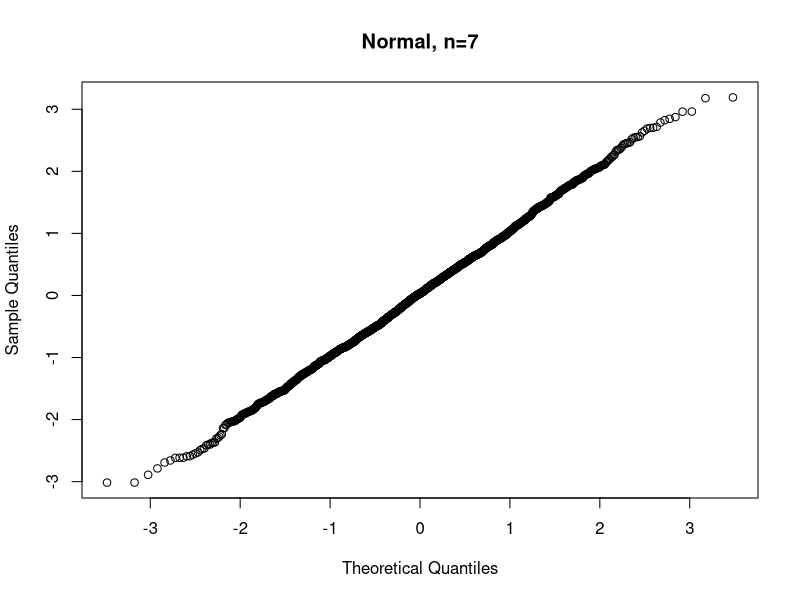
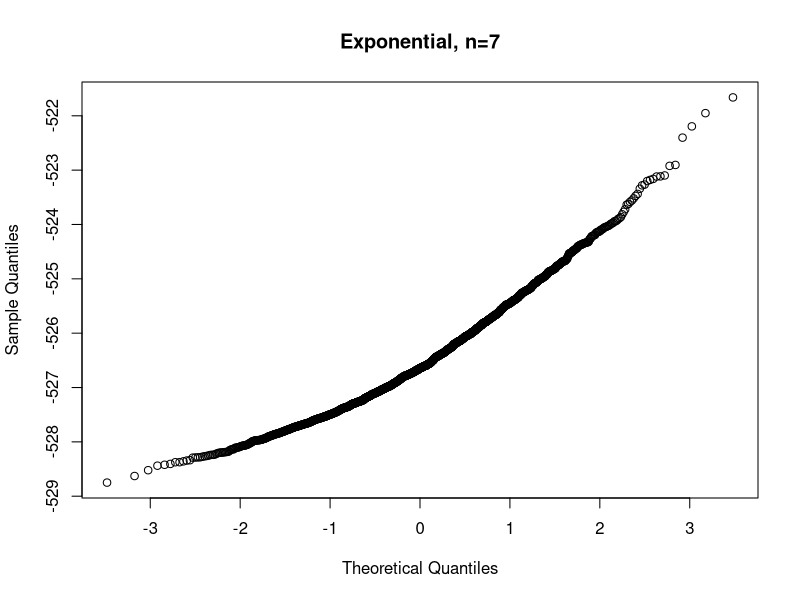
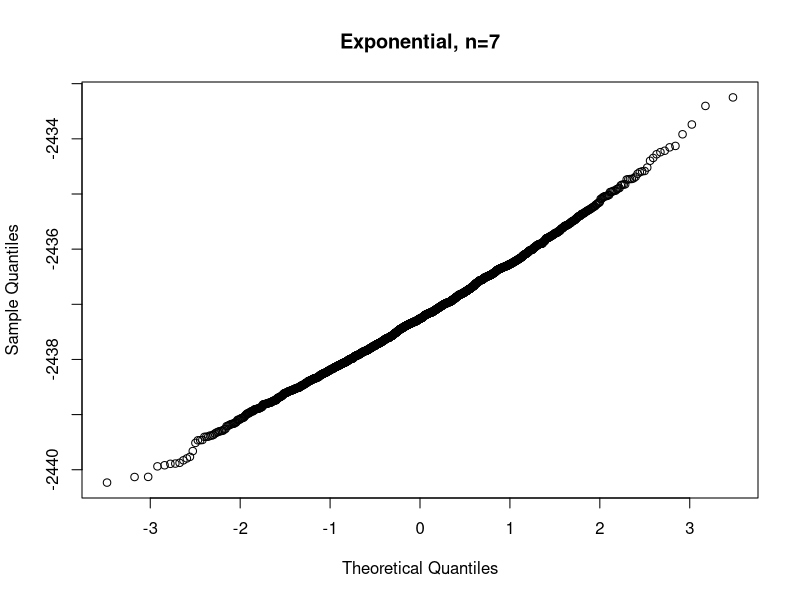
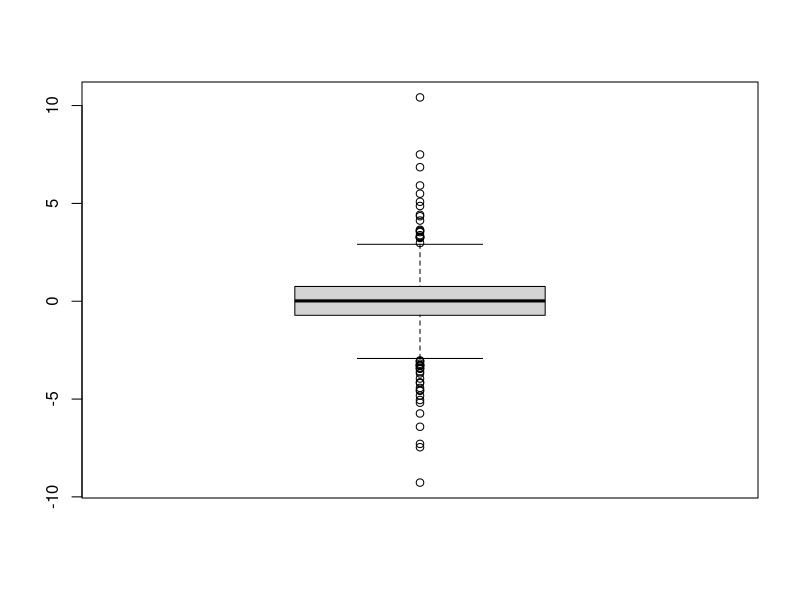
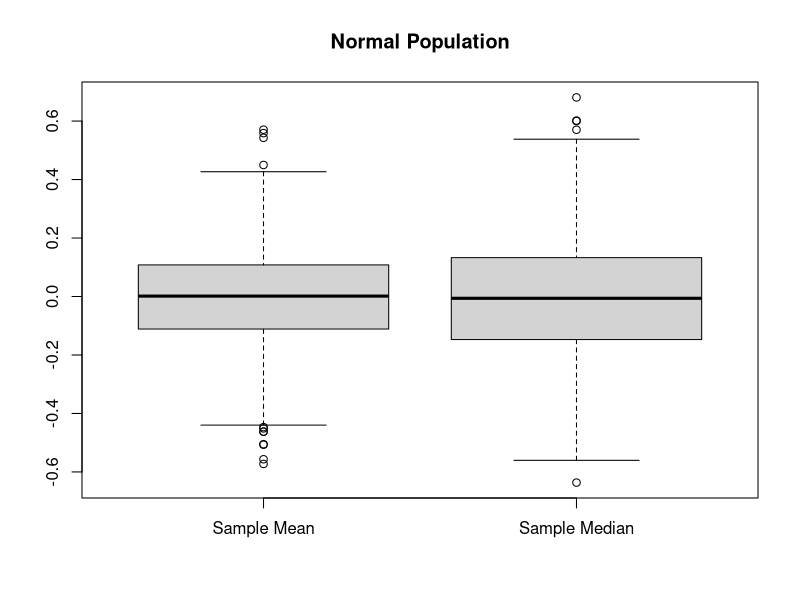
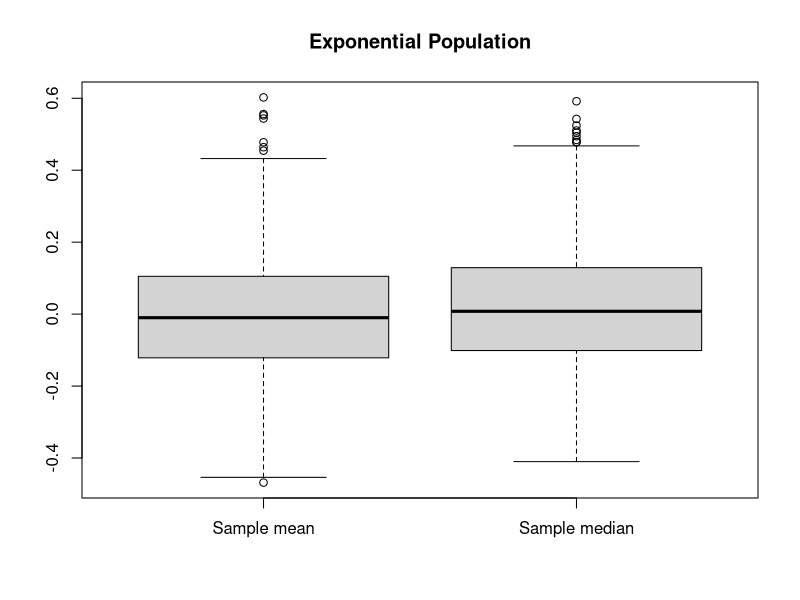

Source code (R) for these figures, in order:
## ---- chunk 1
dbinom(8,size=10,p=0.5) + dbinom(9,size=10,p=0.5) + dbinom(10,size=10,p=0.5) 
## ---- chunk 2
mu <- 100; sigma <- 16
x <- rnorm(16, mu, sigma) 
M <- 4; n <- 16  # number of times to replicate the same size of n
## ---- chunk 3
res <- numeric(M)
for (i in 1:M) {
  res[i] <- mean(rnorm(n, mean=mu, sd=sigma))
} 
res
#same thing as above (1)
xbar <- function(i) mean(rnorm(n, mean=mu, sd=sigma))
sapply(1:M, xbar)
#same as (1)
Xbar <- Vectorize(xbar)
Xbar(1:M)
## ---- chunk 4
x <- matrix(rnorm(M*n, mean=mu, sd=sigma), nrow=n)
dim(x)

apply(x, MARGIN = 2, mean) 
## ---- chunk 5
zstat <- function(x, mu, sigma) {
  (mean(x)-mu)/(sigma/sqrt(length(x)))  #remember under unknown pop mu = 0 and sd =1
  
}
M <-2000; n <- 7
mu <- 100; sigma <- 16
res <- replicate(M, {
  x=rnorm(n, mean=mu, sd=sigma)
  zstat(x, mu, sigma)
})

qqnorm(res, main="Normal, n=7")

## ---- chunk 6
M <- 2000; n <- 7  # change to 150 to normalise.
rate <- 2; mu <- 100; sigma <-  1/rate
res <- replicate(M, {
  x=rexp(n, rate=rate) # rexp for exponential distribution
  zstat(x, mu, sigma)
})
qqnorm(res, main="Exponential, n=7") 

## ---- chunk 7
M <- 2000; n <- 150 #normalised at sample size 150
rate <- 2; mu <- 100; sigma = 1/rate
res <- replicate(M, {
  x=rexp(n, rate=rate) # rexp for exponential distribution
  zstat(x, mu, sigma)
})
qqnorm(res, main="Exponential, n=7") 
## ---- chunk 8
tstat <- function(x, mu) {
  (mean(x) - mu)/(sd(x)/sqrt(length(x)))
}
## ---- chunk 9
mu <- 0; sigma <- 1
M <- 750; n <- 4
res <- replicate(M, tstat(rnorm(n, mu, sigma), mu))
boxplot(res)
## ---- chunk 10
M <- 1000; n <- 35
res_mean <- replicate(M, mean(rnorm(n)))
res_median <- replicate(M, median(rnorm(n)))
boxplot(list("Sample Mean"=res_mean, "Sample Median"=res_median),
        main="Normal Population")
## ---- chunk 11
M <- 1000; n <- 35
res_mean <- replicate(M, mean(rexp(n))) -1
res_median <- replicate(M, median(rexp(n))) - log(2)
boxplot(list("Sample mean"=res_mean, "Sample median"=res_median),
        main="Exponential Population")
## ---- chunk 12
mu <- 28.6 ; sigma <- 6.3 # From capstone ma5820
M <- 1000 ; n <- 4 
res <- replicate(M, { 
  x <- rnorm(n, mu, sigma) 
  SE <- sd(x)/sqrt(n) # standard error
  (mean(x) - mu) / SE 
}) 

quantile(res, c(0.025, 0.975)) # two tailed
   
